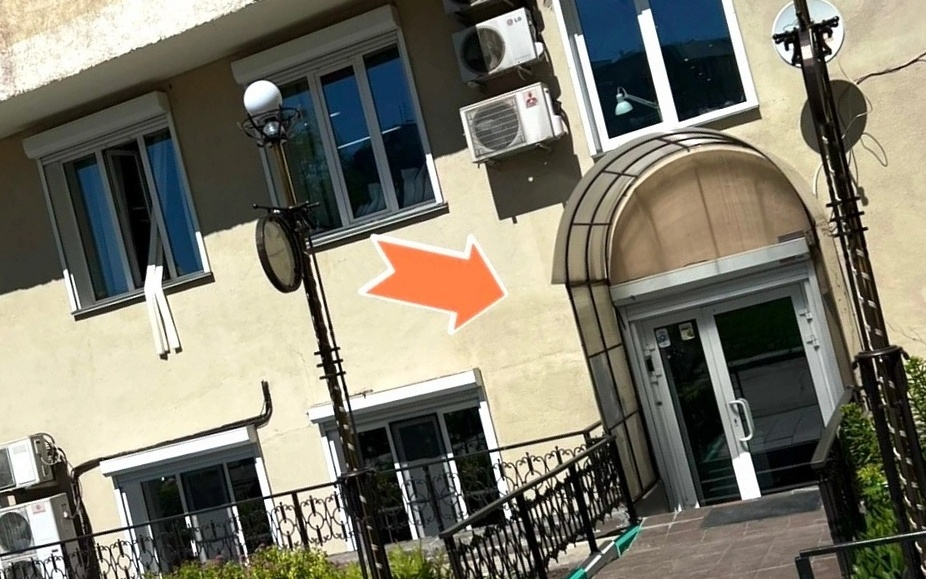
#> input picture tools/originals/entrance.jpg, 926 x 579 px
$ python -i photo.py   (imports and definitions only)
#> lines starting #> are read from the running program, lines starting #| are printed output that depends on the picture
#> further down, picture is the input picture: PIL image 926x579 RGB; mean R, G, B 123.8, 121.1, 107.1
#!/usr/bin/env python3
"""
Подготовка фотографий для сайта.

Приводит снимок к нужному размеру, чуть подтягивает его к тёплой палитре
сайта и сохраняет в JPEG + WebP. Обработка намеренно лёгкая: сильная
цветокоррекция на лицах выглядит плохо, задача — снять холодный оттенок
и попасть в общий тон, а не перекрасить фотографию.

    python3 tools/photo.py portrait исходник.jpg pastor-maksim
    python3 tools/photo.py wide     исходник.jpg entrance
    python3 tools/photo.py wide     исходник.jpg hall --logo
    python3 tools/photo.py og       исходник.jpg og

Ключ --logo ставит кремовый логотип в левый нижний угол снимка.

Результат кладётся в public/assets/img/photo/ (og — в public/assets/img/).
Нужен Python 3 и Pillow: pip install Pillow
"""

import sys
from pathlib import Path

try:
    from PIL import Image, ImageEnhance
except ImportError:
    sys.exit('Нужен Pillow: pip install Pillow')

ROOT = Path(__file__).resolve().parent.parent
OUT_PHOTO = ROOT / 'public/assets/img/photo'
OUT_IMG = ROOT / 'public/assets/img'

BRAND = (220, 82, 19)
CREAM = (248, 242, 220)

PRESETS = {
    # имя: (ширина, высота, качество JPEG)
    'portrait': (900, 900, 88),
    'wide': (1800, 1125, 85),
    'og': (1200, 630, 88),
}


# [17 lines left out: function crop_to, not called in this run]


def warm(img, amount=0.05):
    """Мягко сдвигает баланс в тёплую сторону палитры сайта."""
#> called with amount = 0.05
    r, g, b = img.split()
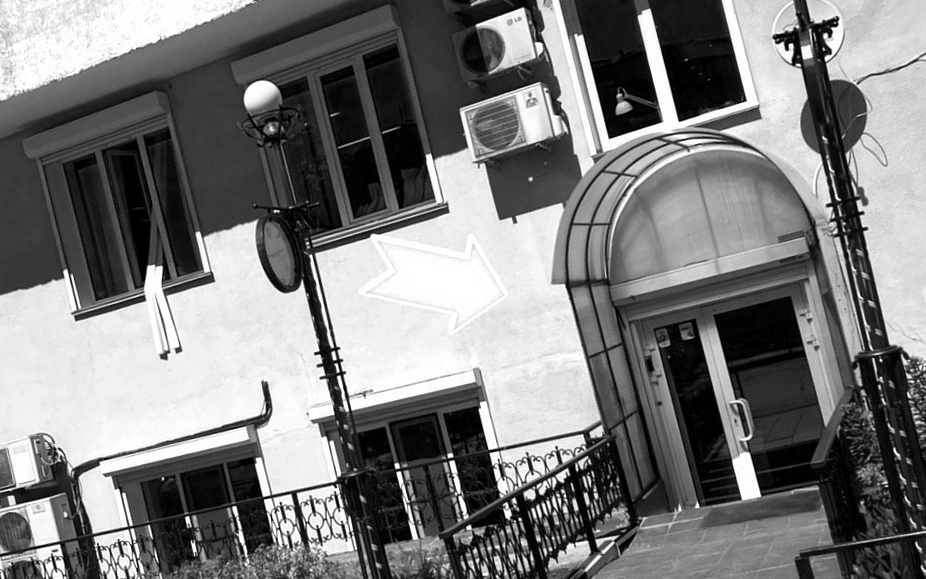
#> r: PIL image 926x579 L; min 0, max 255, mean 123.8
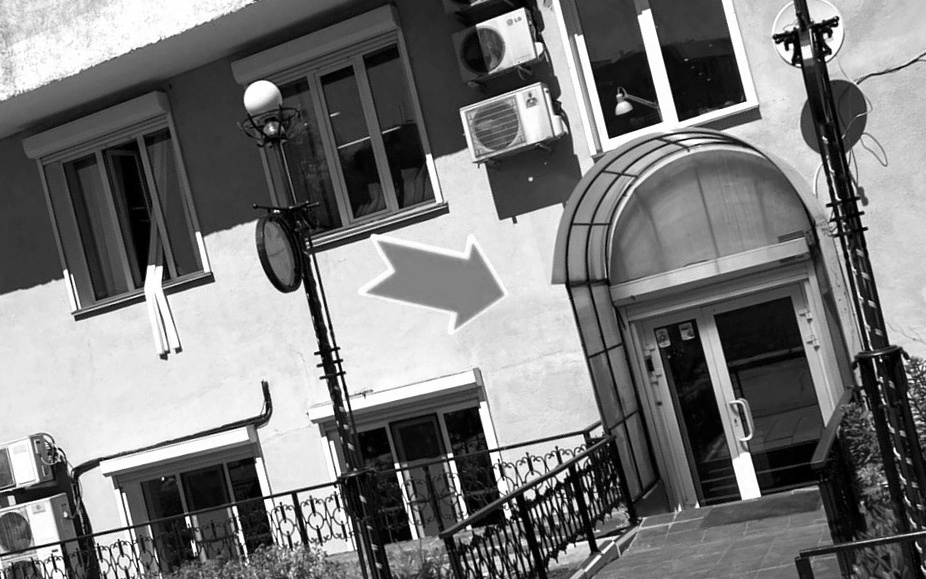
#> g: PIL image 926x579 L; min 0, max 255, mean 121.1
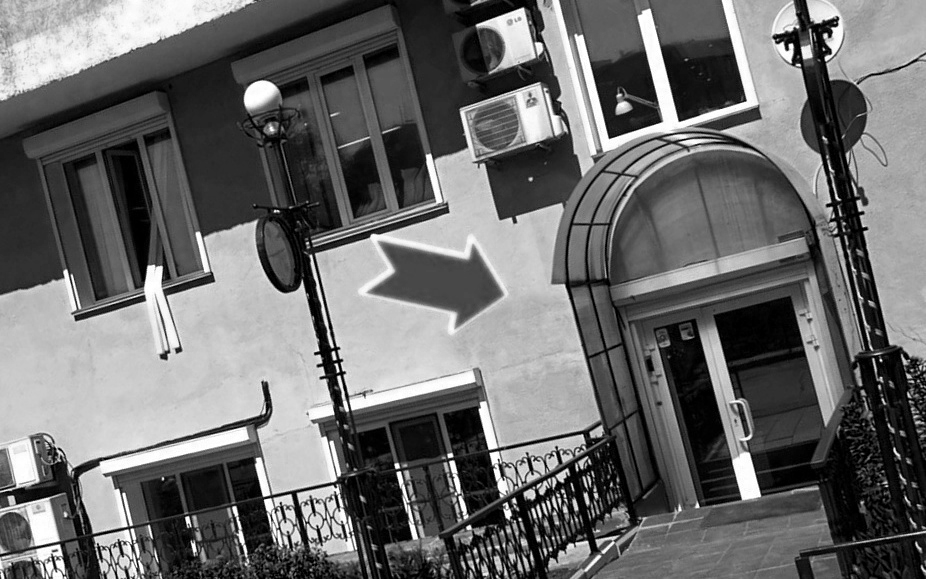
#> b: PIL image 926x579 L; min 0, max 255, mean 107.1
    r = r.point(lambda v: min(255, int(v * (1 + amount))))
    b = b.point(lambda v: int(v * (1 - amount * 0.8)))
    out = Image.merge('RGB', (r, g, b))
    out = ImageEnhance.Color(out).enhance(1.04)
    return ImageEnhance.Contrast(out).enhance(1.05)


# [98 lines left out: functions add_og_overlay, add_logo, main, not called in this run]


# [2 lines not run here, left out]

>>> from PIL import Image
>>> picture = Image.open('originals/entrance.jpg')
>>> result = warm(picture)
